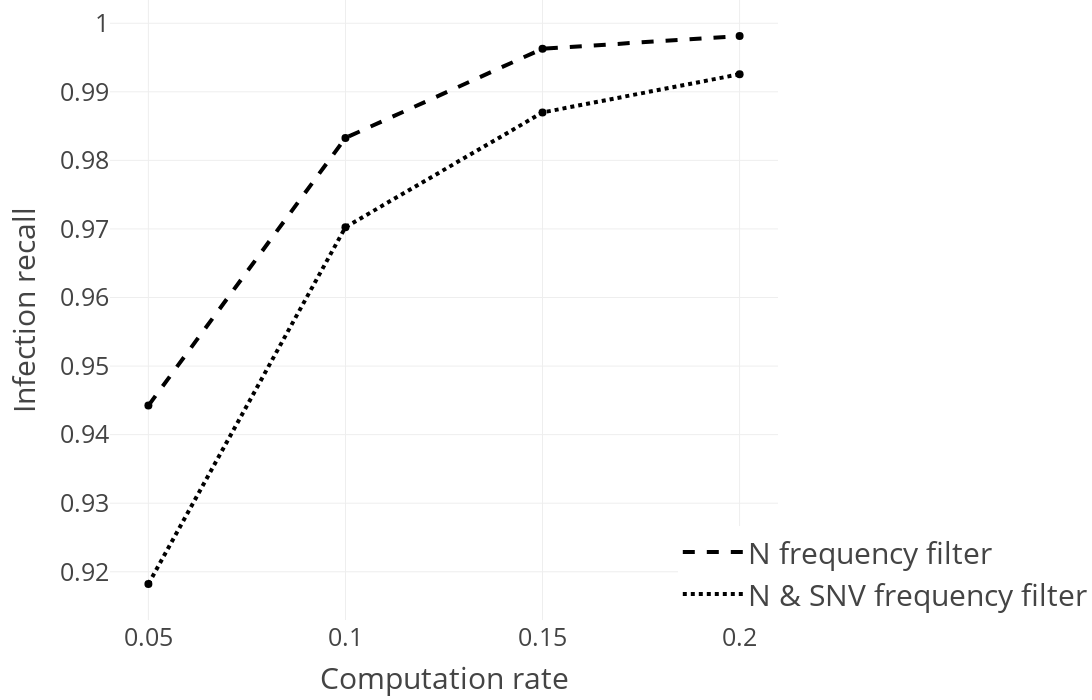

This figure's notebook cell:
### Markdown cell above
### Infection recall for different filters and computation rates using depth search

### Code cell
sub_fig = get_computation_rate_plot("infection_detection_rate", depth_search_evaluation, "Infection recall", dict(
            x=0.85,
            y=0,
            itemwidth=60,
            xanchor="left",
            yanchor="bottom",
            font=dict(size=30),
        ))

sub_fig.show()

### Figure 1 — Plotly figure (JSON) as saved in the notebook; plotly's stock layout.template omitted (floating-point values rounded to 4 significant figures)
{"data": [{"line": {"color": "black", "dash": "dash", "width": 4}, "mode": "lines", "name": "N frequency filter", "type": "scatter", "x": [0.05, 0.1, 0.15, 0.2], "y": [0.9442, 0.9833, 0.9963, 0.9981]}, {"marker": {"color": "black", "size": 8, "symbol": "circle"}, "mode": "markers", "showlegend": false, "text": "", "type": "scatter", "x": [0.05], "y": [0.9442]}, {"marker": {"color": "black", "size": 8, "symbol": "circle"}, "mode": "markers", "showlegend": false, "text": "", "type": "scatter", "x": [0.1], "y": [0.9833]}, {"marker": {"color": "black", "size": 8, "symbol": "circle"}, "mode": "markers", "showlegend": false, "text": "", "type": "scatter", "x": [0.15], "y": [0.9963]}, {"marker": {"color": "black", "size": 8, "symbol": "circle"}, "mode": "markers", "showlegend": false, "text": "", "type": "scatter", "x": [0.2], "y": [0.9981]}, {"line": {"color": "black", "dash": "dot", "width": 4}, "mode": "lines", "name": "N & SNV frequency filter", "type": "scatter", "x": [0.05, 0.1, 0.15, 0.2], "y": [0.9182, 0.9703, 0.987, 0.9926]}, {"marker": {"color": "black", "size": 8, "symbol": "circle"}, "mode": "markers", "showlegend": false, "text": "", "type": "scatter", "x": [0.05], "y": [0.9182]}, {"marker": {"color": "black", "size": 8, "symbol": "circle"}, "mode": "markers", "showlegend": false, "text": "", "type": "scatter", "x": [0.1], "y": [0.9703]}, {"marker": {"color": "black", "size": 8, "symbol": "circle"}, "mode": "markers", "showlegend": false, "text": "", "type": "scatter", "x": [0.15], "y": [0.987]}, {"marker": {"color": "black", "size": 8, "symbol": "circle"}, "mode": "markers", "showlegend": false, "text": "", "type": "scatter", "x": [0.2], "y": [0.9926]}], "layout": {"font": {"size": 25}, "height": 700, "legend": {"font": {"size": 30}, "itemwidth": 60, "x": 0.85, "xanchor": "left", "y": 0, "yanchor": "bottom"}, "margin": {"b": 80, "l": 110, "r": 0, "t": 0}, "width": 1200, "xaxis": {"autorange": true, "range": [0.04043, 0.2096], "tickmode": "array", "tickvals": [0.05, 0.1, 0.15, 0.2], "title": {"text": "Computation rate"}, "type": "linear"}, "yaxis": {"autorange": true, "range": [0.913, 1.003], "title": {"text": "Infection recall"}, "type": "linear"}}}
